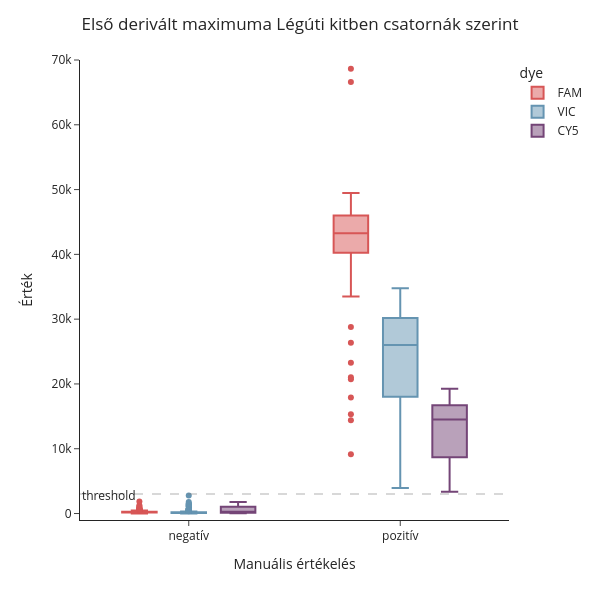

Source (notebook cell):
### Code cell
import plotly.express as px

fig = px.box(
    hpv_der1_max_result, 
    x="manual_result",
    y="dy_1_max",
    color="dye",
    color_discrete_map={
        "FAM": "#D75656",
        "ROX": "#7DA78C",
        "CY5": "#744577",
        "VIC": "#6594B1"
    }
)

fig.update_layout(
    template="simple_white",
    width=600,
    height=600,
    xaxis_title="Manuális értékelés",
    yaxis_title="Érték",
    yaxis=dict(range=[-1000, 70000])
)

fig.update_layout(
    title=dict(
        text="Első derivált maximuma Légúti kitben csatornák szerint",
        x=0.5
    )
)

fig.add_hline(
    y=1100,
    line_dash="dash",
    line_color="gray",
    annotation_text="threshold",
    annotation_position="top left")

fig.add_shape(
    type="line",
    xref="paper",   # ← EZ A LÉNYEG
    x0=0,
    x1=1,
    yref="y",
    y0=3000,
    y1=3000,
    line=dict(color="gray", width=2, dash="dash"))


fig.show()

### Figure 1 — Plotly figure (JSON) as saved in the notebook; plotly's stock layout.template omitted (floating-point values rounded to 4 significant figures; data arrays with more than 128 entries replaced by an {"elided": "..."} marker saying what was removed)
{"data": [{"alignmentgroup": "True", "hovertemplate": "dye=FAM<br>manual_result=%{x}<br>dy_1_max=%{y}<extra></extra>", "legendgroup": "FAM", "marker": {"color": "#D75656"}, "name": "FAM", "notched": false, "offsetgroup": "FAM", "orientation": "v", "showlegend": true, "type": "box", "x": {"elided": "672 str values"}, "x0": " ", "xaxis": "x", "y": {"elided": "672 float values"}, "y0": " ", "yaxis": "y"}, {"alignmentgroup": "True", "hovertemplate": "dye=VIC<br>manual_result=%{x}<br>dy_1_max=%{y}<extra></extra>", "legendgroup": "VIC", "marker": {"color": "#6594B1"}, "name": "VIC", "notched": false, "offsetgroup": "VIC", "orientation": "v", "showlegend": true, "type": "box", "x": {"elided": "672 str values"}, "x0": " ", "xaxis": "x", "y": {"elided": "672 float values"}, "y0": " ", "yaxis": "y"}, {"alignmentgroup": "True", "hovertemplate": "dye=CY5<br>manual_result=%{x}<br>dy_1_max=%{y}<extra></extra>", "legendgroup": "CY5", "marker": {"color": "#744577"}, "name": "CY5", "notched": false, "offsetgroup": "CY5", "orientation": "v", "showlegend": true, "type": "box", "x": {"elided": "672 str values"}, "x0": " ", "xaxis": "x", "y": {"elided": "672 float values"}, "y0": " ", "yaxis": "y"}], "layout": {"annotations": [{"showarrow": false, "text": "threshold", "x": 0, "xanchor": "left", "xref": "x domain", "y": 1100, "yanchor": "bottom", "yref": "y"}], "boxmode": "group", "height": 600, "legend": {"title": {"text": "dye"}, "tracegroupgap": 0}, "margin": {"t": 60}, "shapes": [{"line": {"color": "gray", "dash": "dash"}, "type": "line", "x0": 0, "x1": 1, "xref": "x domain", "y0": 1100, "y1": 1100, "yref": "y"}, {"line": {"color": "gray", "dash": "dash", "width": 2}, "type": "line", "x0": 0, "x1": 1, "xref": "paper", "y0": 3000, "y1": 3000, "yref": "y"}], "title": {"text": "Első derivált maximuma Légúti kitben csatornák szerint", "x": 0.5}, "width": 600, "xaxis": {"anchor": "y", "domain": [0, 1], "title": {"text": "Manuális értékelés"}}, "yaxis": {"anchor": "x", "domain": [0, 1], "range": [-1000, 70000], "title": {"text": "Érték"}}}}
